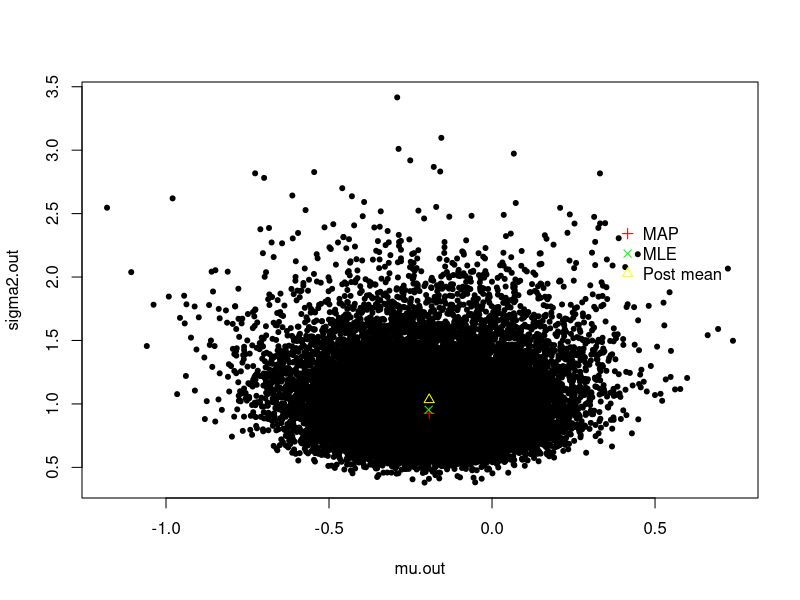
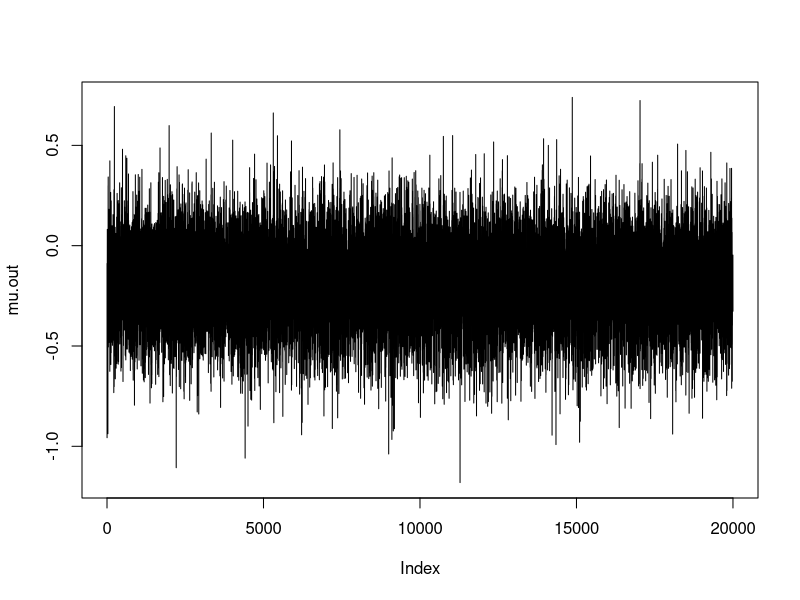
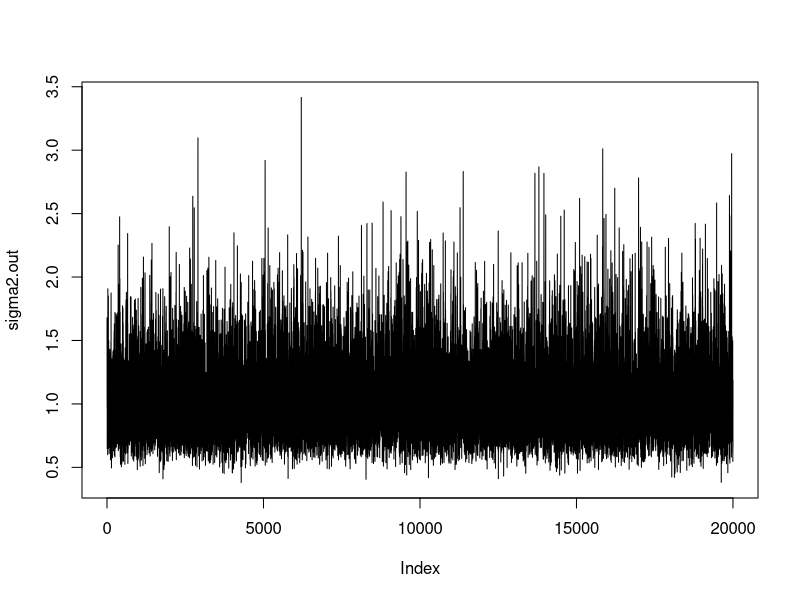
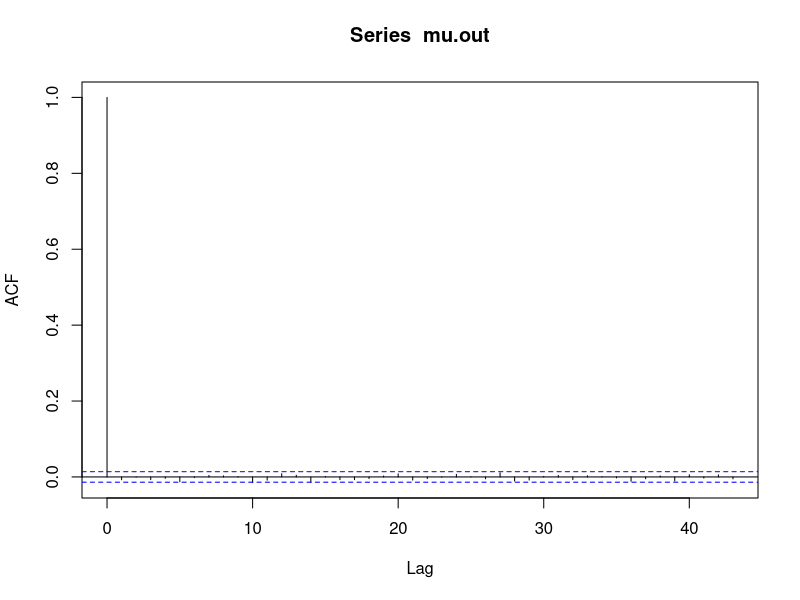
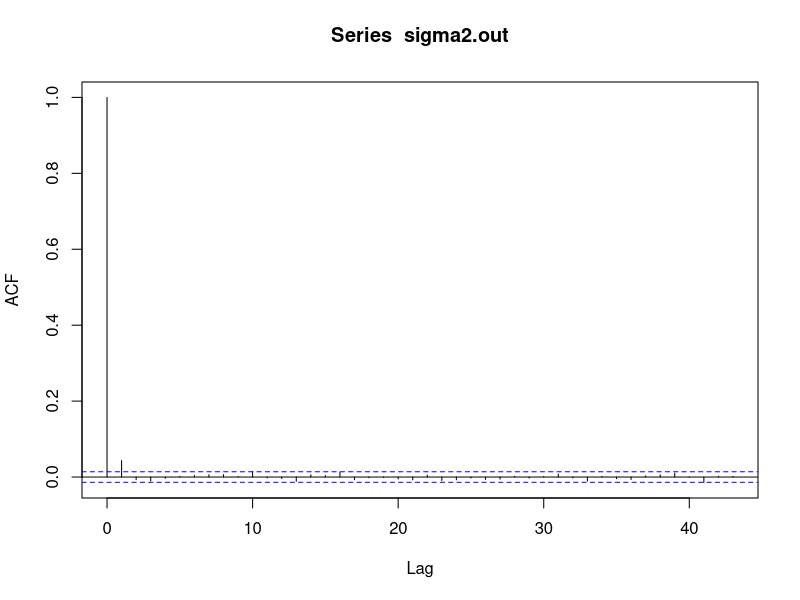

Source code (R) for these figures, in order:
## Data
y = rnorm(25, 0, 1)
n = length(y)
ybar = mean(y)

## Prior
theta = 0
tau2  = 4
a     = 2
b     = 2

##########################
## MAP estimate
epsilon = 0.000001
mu = 5
sigma2 = 0.2
mu.old = mu
sigma2.old = sigma2

i = 0
repeat{
  mu     = (n*ybar/sigma2 + theta/tau2)/(n/sigma2 + 1/tau2)
  sigma2 = (b+0.5*sum((y-mu)^2))/(a+0.5*n)
  i = i + 1
  if(all(c(abs(mu.old-mu)/abs(mu.old), abs(sigma2.old-sigma2)/abs(sigma2.old))< epsilon)){
    break
  }else{
    mu.old = mu
    sigma2.old = sigma2
  }
}
mu.map     = mu
sigma2.map = sigma2
mu.map
sigma2.map

##########################
## Gibbs sampler
mu = 5
sigma2 = 0.2
rrr = 20000

mu.out     = rep(0, rrr)
sigma2.out = rep(0, rrr)

for(ss in 1:rrr){
  mu     = rnorm(1, (n*ybar/sigma2 + theta/tau2)/(n/sigma2 + 1/tau2), sqrt(1/(n/sigma2 + 1/tau2)))
  sigma2 = 1/rgamma(1, a+n/2, b+0.5*sum((y-mu)^2))
  
  mu.out[ss]     = mu
  sigma2.out[ss] = sigma2
}

plot(mu.out,sigma2.out, pch=20)
points(mu.map, sigma2.map, col="red", pch=3)
points(mean(y), var(y), col="green", pch=4)
points(mean(mu.out), mean(sigma2.out), col="yellow", pch=2)
legend(0.37,2.5, c("MAP","MLE","Post mean"), col=c("red","green", "yellow"), pch=c(3,4,2), bty="n")


plot(mu.out, type="l")
plot(sigma2.out, type="l")
acf(mu.out)
acf(sigma2.out)

## Location
print(mu.map)
print(mean(mu.out))
print(mean(y))

## Variance
print(sigma2.map)
print(mean(sigma2.out))
print(var(y))


